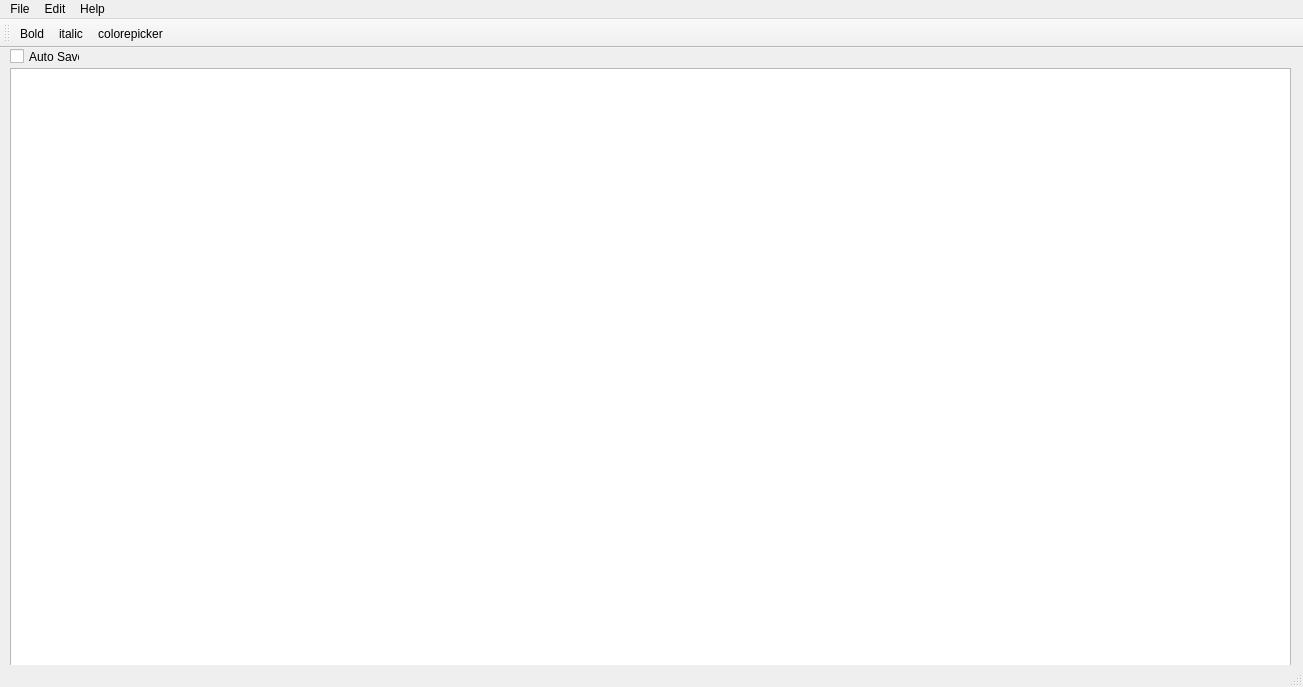
<?xml version="1.0" encoding="UTF-8"?>
<ui version="4.0">
 <class>MainWindow</class>
 <widget class="QMainWindow" name="MainWindow">
  <property name="geometry">
   <rect>
    <x>0</x>
    <y>0</y>
    <width>1303</width>
    <height>687</height>
   </rect>
  </property>
  <property name="windowTitle">
   <string>MainWindow</string>
  </property>
  <widget class="QWidget" name="centralwidget">
   <widget class="QTextEdit" name="textEdit">
    <property name="geometry">
     <rect>
      <x>10</x>
      <y>20</y>
      <width>1281</width>
      <height>631</height>
     </rect>
    </property>
   </widget>
   <widget class="QCheckBox" name="checkBox">
    <property name="geometry">
     <rect>
      <x>10</x>
      <y>0</y>
      <width>70</width>
      <height>17</height>
     </rect>
    </property>
    <property name="text">
     <string>Auto Save</string>
    </property>
   </widget>
  </widget>
  <widget class="QMenuBar" name="menubar">
   <property name="geometry">
    <rect>
     <x>0</x>
     <y>0</y>
     <width>1303</width>
     <height>21</height>
    </rect>
   </property>
   <widget class="QMenu" name="menuFile">
    <property name="title">
     <string>File</string>
    </property>
    <addaction name="actionNew"/>
    <addaction name="actionSave"/>
    <addaction name="actionOpen"/>
   </widget>
   <widget class="QMenu" name="menuEdit">
    <property name="title">
     <string>Edit</string>
    </property>
    <addaction name="actionfonts"/>
    <addaction name="actionDarkMode"/>
    <addaction name="actionLightMode"/>
   </widget>
   <widget class="QMenu" name="menuHelp">
    <property name="title">
     <string>Help</string>
    </property>
    <addaction name="actionAbout"/>
    <addaction name="actionLicense"/>
    <addaction name="actionHow_to_use"/>
   </widget>
   <addaction name="menuFile"/>
   <addaction name="menuEdit"/>
   <addaction name="menuHelp"/>
  </widget>
  <widget class="QStatusBar" name="statusbar"/>
  <widget class="QToolBar" name="toolBar">
   <property name="windowTitle">
    <string>toolBar</string>
   </property>
   <attribute name="toolBarArea">
    <enum>TopToolBarArea</enum>
   </attribute>
   <attribute name="toolBarBreak">
    <bool>true</bool>
   </attribute>
   <addaction name="actionBold"/>
   <addaction name="actionitalic"/>
   <addaction name="actioncolorepicker"/>
  </widget>
  <action name="actionNew">
   <property name="text">
    <string>New</string>
   </property>
   <property name="shortcut">
    <string>Ctrl+N</string>
   </property>
  </action>
  <action name="actionSave">
   <property name="text">
    <string>Save</string>
   </property>
   <property name="shortcut">
    <string>Ctrl+S</string>
   </property>
  </action>
  <action name="actionOpen">
   <property name="text">
    <string>Open</string>
   </property>
   <property name="shortcut">
    <string>Ctrl+O</string>
   </property>
  </action>
  <action name="actionfonts">
   <property name="text">
    <string>fonts</string>
   </property>
  </action>
  <action name="actionDarkMode">
   <property name="text">
    <string>DarkMode</string>
   </property>
  </action>
  <action name="actionLightMode">
   <property name="text">
    <string>LightMode</string>
   </property>
  </action>
  <action name="actionAbout">
   <property name="text">
    <string>About</string>
   </property>
  </action>
  <action name="actionLicense">
   <property name="text">
    <string>License</string>
   </property>
  </action>
  <action name="actionHow_to_use">
   <property name="text">
    <string>How to use</string>
   </property>
  </action>
  <action name="actionAuto_Save">
   <property name="checkable">
    <bool>true</bool>
   </property>
   <property name="text">
    <string>Auto Save</string>
   </property>
   <property name="shortcutContext">
    <enum>Qt::WindowShortcut</enum>
   </property>
  </action>
  <action name="actionBold">
   <property name="icon">
    <iconset>
     <normaloff>src/icons/format_bold_24dp_1F1F1F_FILL0_wght400_GRAD0_opsz24.svg</normaloff>
     <normalon>../../Downloads/format_bold_24dp_1F1F1F_FILL0_wght400_GRAD0_opsz24.svg</normalon>src/icons/format_bold_24dp_1F1F1F_FILL0_wght400_GRAD0_opsz24.svg</iconset>
   </property>
   <property name="text">
    <string>Bold</string>
   </property>
  </action>
  <action name="actionitalic">
   <property name="icon">
    <iconset>
     <normaloff>src/icons/format_italic_24dp_1F1F1F_FILL0_wght400_GRAD0_opsz24.svg</normaloff>src/icons/format_italic_24dp_1F1F1F_FILL0_wght400_GRAD0_opsz24.svg</iconset>
   </property>
   <property name="text">
    <string>italic</string>
   </property>
  </action>
  <action name="actioncolorepicker">
   <property name="icon">
    <iconset>
     <normaloff>src/icons/colors_24dp_1F1F1F_FILL0_wght400_GRAD0_opsz24.svg</normaloff>src/icons/colors_24dp_1F1F1F_FILL0_wght400_GRAD0_opsz24.svg</iconset>
   </property>
   <property name="text">
    <string>colorepicker</string>
   </property>
  </action>
 </widget>
 <resources/>
 <connections/>
</ui>
